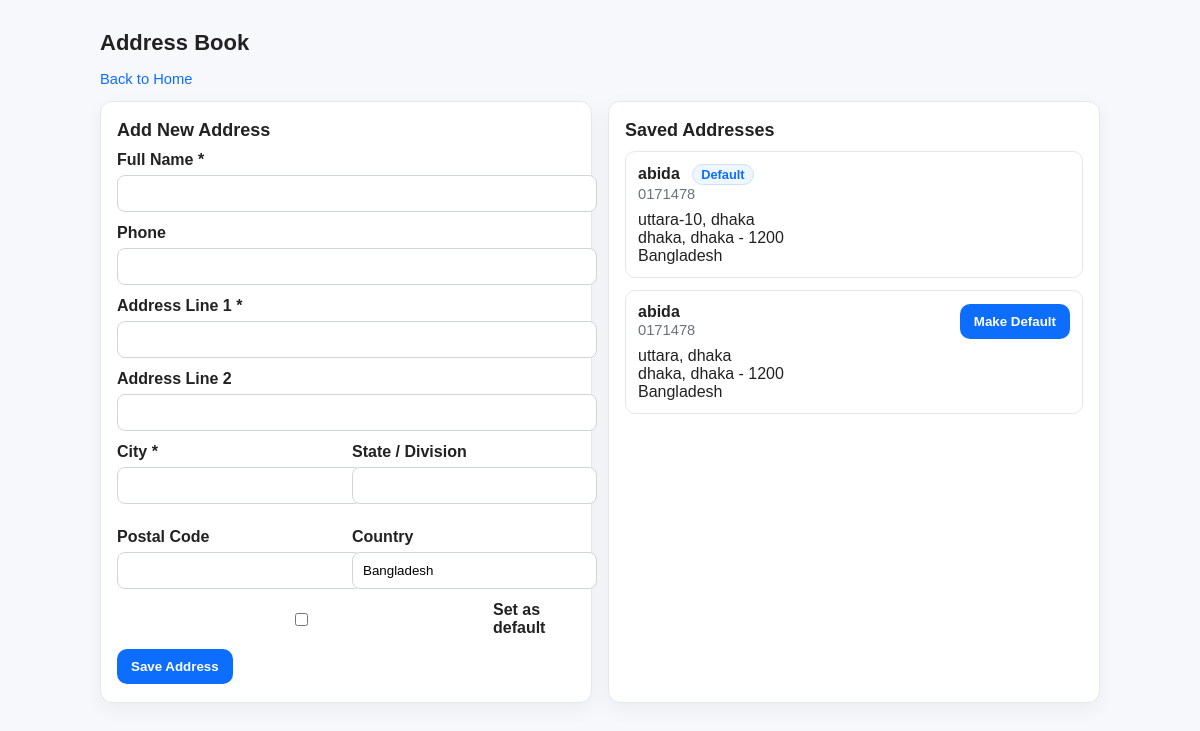
Screenshot of /address_book.php (signed in) with the database file from the repository.
### tables this page shows
CREATE TABLE `addresses` (
  `id` int(11) NOT NULL,
  `user_email` varchar(191) NOT NULL,
  `name` varchar(191) NOT NULL,
  `phone` varchar(64) DEFAULT NULL,
  `line1` varchar(255) NOT NULL,
  `line2` varchar(255) DEFAULT NULL,
  `city` varchar(128) NOT NULL,
  `state` varchar(128) DEFAULT NULL,
  `postal_code` varchar(32) DEFAULT NULL,
  `country` varchar(128) DEFAULT 'Bangladesh',
  `is_default` tinyint(1) DEFAULT 0,
  `created_at` timestamp NOT NULL DEFAULT current_timestamp()
);

### address_book.php (the view, shortened to what this page needs)
<?php
require 'db.php';
$user_email = $_SESSION['user_email'];
$edit = null;
$stmt = $conn->prepare("SELECT * FROM addresses WHERE user_email = ? ORDER BY is_default DESC, created_at DESC");
$stmt->bind_param('s', $user_email);
$stmt->execute();
$list = $stmt->get_result();
?>
<!DOCTYPE html>
<html lang="en">
<head>
</head>
<body>
  <div class="wrap">
    <h1>Address Book</h1>
    <p class="muted"><a class="link" href="user_dashboard.php">Back to Home</a></p>
    <div class="grid">
      <div class="card">
        <h2><?= $edit ? 'Edit Address' : 'Add New Address' ?></h2>
        <form method="post" action="">
          <div class="row">
            <label for="name">Full Name *</label>
            <input id="name" name="name" type="text" value="<?= htmlspecialchars($edit['name'] ?? '', ENT_QUOTES) ?>" required>
          </div>
          <div class="row">
            <label for="phone">Phone</label>
            <input id="phone" name="phone" type="text" value="<?= htmlspecialchars($edit['phone'] ?? '', ENT_QUOTES) ?>">
          </div>
          <div class="row">
            <label for="line1">Address Line 1 *</label>
            <input id="line1" name="line1" type="text" value="<?= htmlspecialchars($edit['line1'] ?? '', ENT_QUOTES) ?>" required>
          </div>
          <div class="row">
            <label for="line2">Address Line 2</label>
            <input id="line2" name="line2" type="text" value="<?= htmlspecialchars($edit['line2'] ?? '', ENT_QUOTES) ?>">
          </div>
          <div class="grid" style="grid-template-columns:1fr 1fr; gap:12px">
            <div class="row">
              <label for="city">City *</label>
              <input id="city" name="city" type="text" value="<?= htmlspecialchars($edit['city'] ?? '', ENT_QUOTES) ?>" required>
            </div>
            <div class="row">
              <label for="state">State / Division</label>
              <input id="state" name="state" type="text" value="<?= htmlspecialchars($edit['state'] ?? '', ENT_QUOTES) ?>">
            </div>
            <div class="row">
              <label for="postal_code">Postal Code</label>
              <input id="postal_code" name="postal_code" type="text" value="<?= htmlspecialchars($edit['postal_code'] ?? '', ENT_QUOTES) ?>">
            </div>
            <div class="row">
              <label for="country">Country</label>
              <input id="country" name="country" type="text" value="<?= htmlspecialchars($edit['country'] ?? 'Bangladesh', ENT_QUOTES) ?>">
            </div>
          </div>
          <div class="row" style="display:flex;align-items:center;gap:8px">
            <input id="is_default" name="is_default" type="checkbox" <?= !empty($edit['is_default']) ? 'checked' : '' ?>>
            <label for="is_default" style="margin:0;font-weight:600">Set as default</label>
          </div>
          <div class="toolbar">
            <button class="btn" type="submit">Save Address</button>
          </div>
        </form>
      </div>
      <div class="card">
        <h2>Saved Addresses</h2>
        <div class="list">
          <?php if ($list && $list->num_rows > 0): ?>
            <?php while ($row = $list->fetch_assoc()): ?>
              <div class="addr">
                <div style="display:flex; align-items:center; justify-content:space-between; gap:8px;">
                  <div>
                    <strong><?= htmlspecialchars($row['name']) ?></strong>
                    <?php if ((int)$row['is_default'] === 1): ?><span class="flag">Default</span><?php endif; ?><br>
                    <span class="muted"><?= htmlspecialchars((string)($row['phone'] ?? '')) ?></span>
                  </div>
                  <div class="toolbar">
                    <?php if ((int)$row['is_default'] !== 1): ?>
                      <form method="post" action="">
                        <button class="btn" type="submit">Make Default</button>
                      </form>
                    <?php endif; ?>
                  </div>
                </div>
                <div style="margin-top:8px">
                  <?= htmlspecialchars($row['line1']) ?><?= !empty($row['line2']) ? ', ' . htmlspecialchars($row['line2']) : '' ?><br>
                  <?= htmlspecialchars($row['city']) ?><?= !empty($row['state']) ? ', ' . htmlspecialchars($row['state']) : '' ?><?= !empty($row['postal_code']) ? ' - ' . htmlspecialchars($row['postal_code']) : '' ?><br>
                  <?= htmlspecialchars($row['country'] ?: 'Bangladesh') ?>
                </div>
              </div>
            <?php endwhile; ?>
          <?php else: ?>
            <p class="muted">No addresses saved yet.</p>
          <?php endif; ?>
        </div>
      </div>
    </div>
  </div>
</body>
</html>

### address_book.php (style rules this page uses)
body { font-family: Arial, sans-serif; margin: 0; background: #f7f8fb; color: #222; }
.wrap { max-width: 1000px; margin: 30px auto; padding: 0 16px; }
.grid { display: grid; grid-template-columns: 1fr 1fr; gap: 16px }
.card { background: #fff; border: 1px solid #e5e7eb; border-radius: 12px; padding: 18px 16px; box-shadow: 0 6px 20px rgba(0, 0, 0, .05); }
h1 { margin: 0 0 12px; font-size: 22px }
h2 { margin: 0 0 10px; font-size: 18px }
.row { margin-bottom: 12px }
label { display: block; font-weight: 700; margin-bottom: 6px }
input { width: 100%; padding: 10px; border-radius: 8px; border: 1px solid #d1d5db; outline: none }
.muted { color: #6b7280; font-size: .92rem }
.btn { display: inline-block; background: #0d6efd; color: #fff; border: none; border-radius: 10px; padding: 10px 14px; cursor: pointer; font-weight: 700; text-decoration: none }
.toolbar { display: flex; gap: 10px; flex-wrap: wrap }
.list { display: grid; gap: 12px }
.addr { border: 1px solid #e5e7eb; border-radius: 10px; padding: 12px }
.flag { display: inline-block; background: #eef6ff; color: #0d6efd; border: 1px solid #cfe1ff; padding: 2px 8px; border-radius: 999px; font-size: .8rem; font-weight: 800; margin-left: 8px }
a.link { color: #0d6efd; text-decoration: none }

### rows the page displays
addresses: name "abida", is_default "Default", phone "0171478", line1 "uttara-10", line2 "dhaka", city "dhaka", state "dhaka", postal_code "1200", country "Bangladesh"
addresses: name "abida", phone "0171478", line1 "uttara", line2 "dhaka", city "dhaka", state "dhaka", postal_code "1200", country "Bangladesh"
